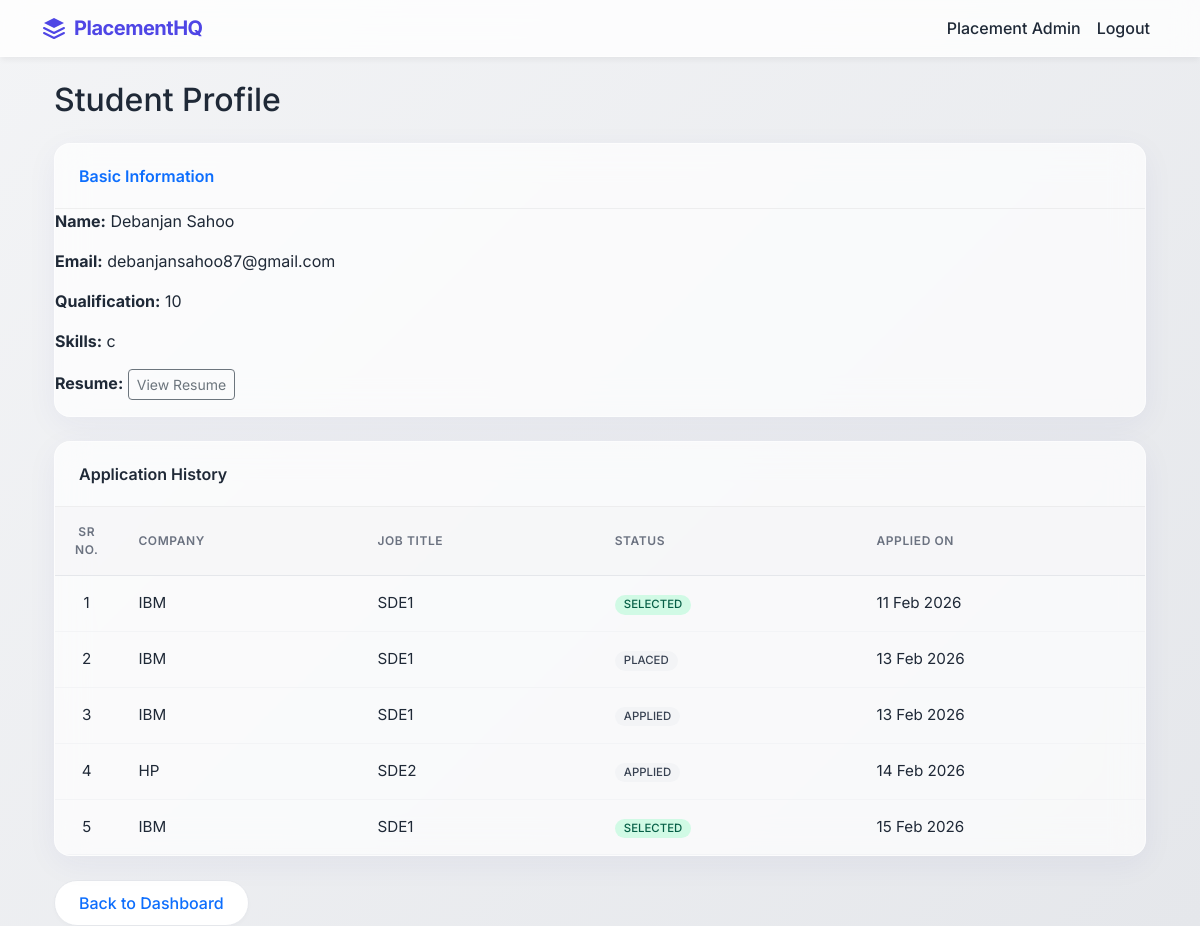
The app's page /admin/student/5 (signed in), older data.
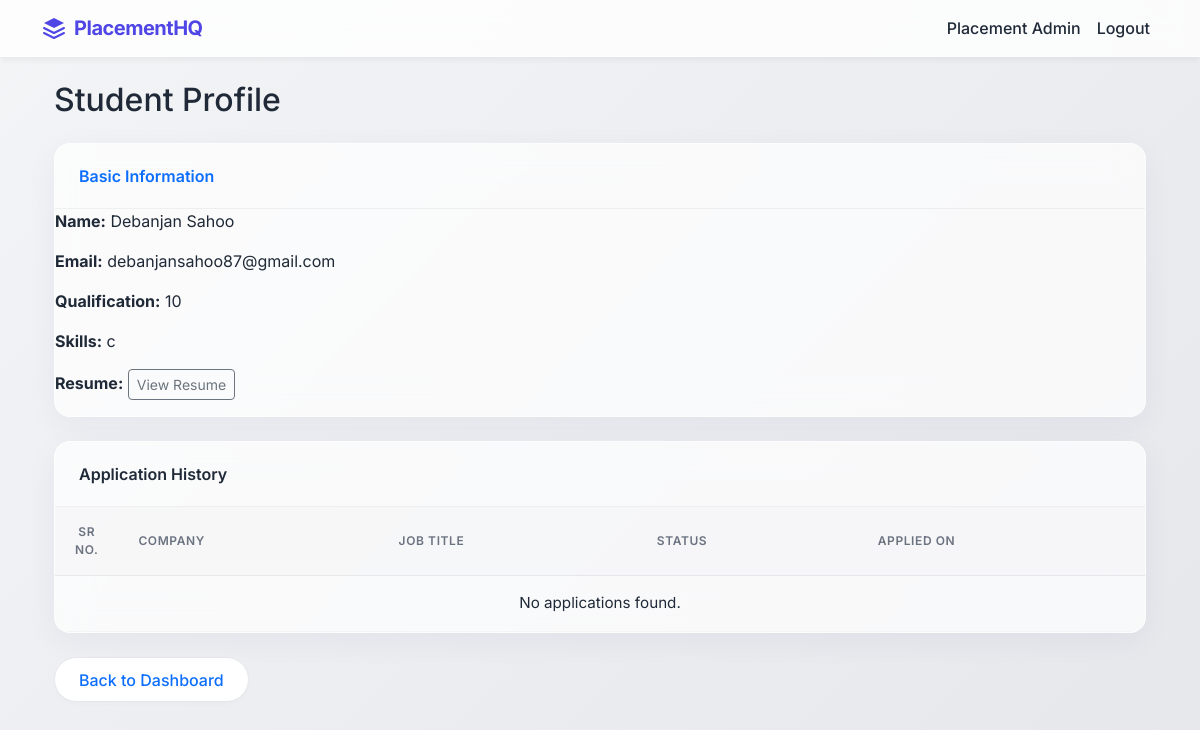
The same page, newer data.
### backend/models.py (models this page shows, shortened)
class User(db.Model, UserMixin):
    __tablename__ = "user"
    id = db.Column(db.Integer, primary_key=True)
    full_name = db.Column(db.String(100), nullable=False)
    email = db.Column(db.String(120), unique=True, nullable=False)
    password = db.Column(db.String(200), nullable=False)
    role = db.Column(db.String(20), nullable=False)
    is_active = db.Column(db.Boolean, default=True)
    created_at = db.Column(db.DateTime, default=datetime.utcnow)
    company_profile = db.relationship(
        "CompanyProfile", backref="user", uselist=False, cascade="all, delete"
    )
    student_profile = db.relationship(
        "StudentProfile", backref="user", uselist=False, cascade="all, delete"
    )
    applications = db.relationship(
        "Application", backref="student", cascade="all, delete", lazy=True
    )

class StudentProfile(db.Model):
    __tablename__ = "student_profile"
    id = db.Column(db.Integer, primary_key=True)
    qualification = db.Column(db.String(100), nullable=False)
    skills = db.Column(db.String(250))
    resume_path = db.Column(db.String(250))
    is_blacklisted = db.Column(db.Boolean, default=False)
    user_id = db.Column(
        db.Integer, db.ForeignKey("user.id", ondelete="CASCADE"), nullable=False
    )

class Application(db.Model):
    __tablename__ = "application"
    id = db.Column(db.Integer, primary_key=True)
    application_date = db.Column(db.DateTime, default=datetime.utcnow)
    status = db.Column(
        db.String(20), default="APPLIED"
    )  # APPLIED / SHORTLISTED / SELECTED / REJECTED / PLACED
    student_id = db.Column(
        db.Integer, db.ForeignKey("user.id", ondelete="CASCADE"), nullable=False
    )
    drive_id = db.Column(
        db.Integer, db.ForeignKey("placement_drive.id", ondelete="CASCADE"), nullable=False
    )
    __table_args__ = (
        db.UniqueConstraint("student_id", "drive_id", name="unique_application"),
    )

class CompanyProfile(db.Model):
    __tablename__ = "company_profile"
    id = db.Column(db.Integer, primary_key=True)
    company_name = db.Column(db.String(150), nullable=False)
    hr_contact = db.Column(db.String(100), nullable=False)
    website = db.Column(db.String(150))
    approval_status = db.Column(
        db.String(20), default="PENDING"
    )  # PENDING / APPROVED / REJECTED
    is_blacklisted = db.Column(db.Boolean, default=False)
    blacklist_reason = db.Column(db.String(250), nullable=True, default=None)
    user_id = db.Column(
        db.Integer, db.ForeignKey("user.id", ondelete="CASCADE"), nullable=False
    )
    placement_drives = db.relationship(
        "PlacementDrive", backref="company", cascade="all, delete", lazy=True
    )

class PlacementDrive(db.Model):
    __tablename__ = "placement_drive"
    id = db.Column(db.Integer, primary_key=True)
    job_title = db.Column(db.String(150), nullable=False)
    job_description = db.Column(db.Text, nullable=False)
    eligibility_criteria = db.Column(db.Text)
    required_skills = db.Column(db.String(250))
    experience_required = db.Column(db.Integer)
    salary_range = db.Column(db.String(100))
    application_deadline = db.Column(db.Date, nullable=False)
    status = db.Column(
        db.String(20), default="PENDING"
    )  # PENDING / APPROVED / CLOSED
    created_at = db.Column(db.DateTime, default=datetime.utcnow)
    company_id = db.Column(
        db.Integer, db.ForeignKey("company_profile.id", ondelete="CASCADE"), nullable=False
    )
    applications = db.relationship(
        "Application", backref="placement_drive", cascade="all, delete", lazy=True
    )

### backend/controllers.py (the view)
@bp.route("/admin/student/<int:id>")
@login_required
@role_required("ADMIN")
def admin_view_student(id):
    student = User.query.get_or_404(id)
    profile = StudentProfile.query.filter_by(user_id=id).first()
    applications = Application.query.filter_by(student_id=id).all()
    return render_template(
        "admin_view_student.html",
        student=student,
        profile=profile,
        applications=applications
    )

### backend/__init__.py (called while the page is built)
def create_app():
    app = Flask(__name__, template_folder="../templates", static_folder="../static")
    app.config["SQLALCHEMY_DATABASE_URI"] = os.getenv(
        "DATABASE_URL",
        "sqlite:///PLACEMENT_PORTAL.sqlite3"
    )
    app.config["SQLALCHEMY_TRACK_MODIFICATIONS"] = False
    app.config["SECRET_KEY"] = os.getenv("SECRET_KEY", "placement_secret_key")
    app.debug = True
    db.init_app(app)
    login_manager = LoginManager()
    login_manager.login_view = "main.login"
    login_manager.init_app(app)
    @login_manager.user_loader
    def load_user(user_id):
        return User.query.get(int(user_id))
    from .controllers import bp
    app.register_blueprint(bp)
    from .api import api_bp
    app.register_blueprint(api_bp)
    return app

### backend/controllers.py (called while the page is built)
def role_required(role):
    def decorator(f):
        @wraps(f)
        def decorated_function(*args, **kwargs):
            if not current_user.is_authenticated:
                return redirect(url_for('main.login'))
            if current_user.role != role:
                flash("You do not have permission to view this page.", "danger")
                return redirect(url_for('main.login'))
            return f(*args, **kwargs)
        return decorated_function
    return decorator

### templates/admin_view_student.html (shortened to what this page needs)
{% extends "base.html" %}
{% block content %}
<div class="container mt-4">
    <h2 class="mb-4">Student Profile</h2>
    <div class="glass-card mb-4 animate-fade-in">
        <div class="glass-header text-primary">
            Basic Information
        </div>
        <div class="card-body">
            <p><strong>Name:</strong> {{ student.full_name }}</p>
            <p><strong>Email:</strong> {{ student.email }}</p>
            <p><strong>Qualification:</strong> {{ profile.qualification }}</p>
            <p><strong>Skills:</strong> {{ profile.skills }}</p>
            {% if profile.resume_path %}
                <p>
                    <strong>Resume:</strong>
                    <a href="{{ url_for('static', filename=profile.resume_path) }}"
                       target="_blank"
                       class="btn btn-sm btn-outline-secondary">
                        View Resume
                    </a>
                </p>
            {% else %}
                <p><strong>Resume:</strong> Not Uploaded</p>
            {% endif %}
        </div>
    </div>
    <div class="glass-card animate-fade-in">
        <div class="glass-header">
            Application History
        </div>
        <div class="card-body">
            <div class="table-responsive">
            <table class="table-modern">
                <thead >
                <tr>
                    <th class="text-center" style="width: 60px;">Sr No.</th>
                    <th>Company</th>
                    <th>Job Title</th>
                    <th>Status</th>
                    <th>Applied On</th>
                </tr>
                </thead>
                <tbody>
                {% for app in applications %}
                <tr>
                    <td class="text-center">{{ loop.index }}</td>
                    <td>{{ app.placement_drive.company.company_name }}</td>
                    <td>{{ app.placement_drive.job_title }}</td>
                    <td>
                        {% if app.status == "SELECTED" %}
                            <span class="badge badge-soft-success">{{ app.status }}</span>
                        {% elif app.status == "REJECTED" %}
                            <span class="badge badge-soft-danger">{{ app.status }}</span>
                        {% elif app.status == "SHORTLISTED" %}
                            <span class="badge badge-soft-primary">{{ app.status }}</span>
                        {% else %}
                            <span class="badge badge-soft-secondary">{{ app.status }}</span>
                        {% endif %}
                    </td>
                    <td>{{ app.application_date.strftime('%d %b %Y') }}</td>
                </tr>
                {% else %}
                <tr>
                    <td colspan="5" class="text-center">
                        No applications found.
                    </td>
                </tr>
                {% endfor %}
                </tbody>
            </table>
            </div>
        </div>
    </div>
    <a href="{{ url_for('main.admin_dashboard') }}"
       class="btn btn-secondary-premium text-primary mt-4">
        Back to Dashboard
    </a>
</div>
{% endblock %}

### templates/base.html (shortened to what this page needs)
<!DOCTYPE html>
<html lang="en">
<head>
    <link
      href="https://cdn.jsdelivr.net/npm/bootstrap@5.3.2/dist/css/bootstrap.min.css"
      rel="stylesheet"
    >
    <link rel="stylesheet" href="{{ url_for('static', filename='css/styles.css') }}">
</head>
<body class="{% block body_class %}{% endblock %}">
<nav class="navbar navbar-expand-lg navbar-glass">
    <div class="container">
        <a class="navbar-brand d-flex align-items-center" href="/">
            <svg class="me-2" width="24" height="24" viewBox="0 0 24 24" fill="none" xmlns="http://www.w3.org/2000/svg">
                <path d="M12 2L2 7L12 12L22 7L12 2Z" fill="#4F46E5"/>
                <path d="M2 17L12 22L22 17M2 12L12 17L22 12" stroke="#4F46E5" stroke-width="2" stroke-linecap="round" stroke-linejoin="round"/>
            </svg>
            PlacementHQ
        </a>
        <div class="collapse navbar-collapse">
            <ul class="navbar-nav ms-auto">
                {% if current_user.is_authenticated %}
                    <li class="nav-item">
                        <span class="nav-link">
                            {{ current_user.full_name }}
                        </span>
                    </li>
                    <li class="nav-item">
                        <a class="nav-link" href="{{ url_for('main.logout') }}">Logout</a>
                    </li>
                {% else %}
                    <li class="nav-item">
                        <a class="nav-link" href="{{ url_for('main.login') }}">Login</a>
                    </li>
                {% endif %}
            </ul>
        </div>
    </div>
</nav>
<div class="container mt-4">
    {% block content %}{% endblock %}
</div>
</body>
</html>

### static/css/styles.css (style rules this page uses)
:root { --primary: #4F46E5; --primary-hover: #4338CA; --secondary: #10B981; --secondary-hover: #059669; --accent: #8B5CF6; --dark-text: #1F2937; --muted-text: #6B7280; --background-start: #F3F4F6; --background-end: #E5E7EB; --glass-bg: rgba(255, 255, 255, 0.7); --glass-border: rgba(255, 255, 255, 0.5); --glass-shadow: 0 8px 32px 0 rgba(31, 38, 135, 0.05); --font-main: 'Inter', system-ui, -apple-system, sans-serif; --border-radius-sm: 8px; --border-radius-md: 12px; --border-radius-lg: 16px; --border-radius-pill: 50px; }
body { font-family: var(--font-main); color: var(--dark-text); background: linear-gradient(135deg, var(--background-start) 0%, var(--background-end) 100%); background-attachment: fixed; min-height: 100vh; margin: 0; padding: 0; overflow-x: hidden; }
.animate-fade-in { animation: fadeInUp 0.6s cubic-bezier(0.16, 1, 0.3, 1) forwards; }
.navbar-glass { background: rgba(255, 255, 255, 0.8) !important; backdrop-filter: blur(12px); -webkit-backdrop-filter: blur(12px); border-bottom: 1px solid var(--glass-border); box-shadow: 0 4px 6px -1px rgba(0, 0, 0, 0.05); position: sticky; top: 0; z-index: 1000; transition: all 0.3s ease; }
.navbar-glass .navbar-brand { font-weight: 700; color: var(--primary) !important; letter-spacing: -0.5px; }
.navbar-glass .nav-link { color: var(--dark-text) !important; font-weight: 500; transition: color 0.2s ease; }
.glass-card { background: var(--glass-bg); backdrop-filter: blur(16px); -webkit-backdrop-filter: blur(16px); border: 1px solid var(--glass-border); border-radius: var(--border-radius-lg); box-shadow: var(--glass-shadow); transition: transform 0.3s ease, box-shadow 0.3s ease; overflow: hidden; }
.glass-header { background: transparent !important; border-bottom: 1px solid rgba(0,0,0,0.05); padding: 1.25rem 1.5rem; font-weight: 600; color: var(--dark-text); }
.btn-secondary-premium { background: white; color: var(--dark-text); border: 1px solid #E5E7EB; border-radius: var(--border-radius-pill); padding: 0.6rem 1.5rem; font-weight: 500; transition: all 0.3s ease; box-shadow: 0 2px 4px rgba(0,0,0,0.02); }
.table-modern { width: 100%; border-collapse: separate; border-spacing: 0; background: transparent; }
.table-modern th { background: rgba(243, 244, 246, 0.5); color: var(--muted-text); font-weight: 600; font-size: 0.75rem; text-transform: uppercase; letter-spacing: 0.05em; padding: 1rem 1.25rem; border-bottom: 1px solid #E5E7EB; }
.table-modern td { padding: 1rem 1.25rem; vertical-align: middle; border-bottom: 1px solid #F3F4F6; color: var(--dark-text); font-size: 0.95rem; }
.table-modern tbody tr { transition: background-color 0.2s ease; }

Row changes from the older to the newer data that the page shows:
removed Application: placement_drive.company.company_name "IBM", placement_drive.job_title "SDE1", status "SELECTED", application_date "11 Feb 2026"
removed Application: placement_drive.company.company_name "IBM", placement_drive.job_title "SDE1", status "PLACED", application_date "13 Feb 2026"
removed Application: placement_drive.company.company_name "IBM", placement_drive.job_title "SDE1", status "APPLIED", application_date "13 Feb 2026"
removed Application: placement_drive.company.company_name "HP", placement_drive.job_title "SDE2", status "APPLIED", application_date "14 Feb 2026"
removed Application: placement_drive.company.company_name "IBM", placement_drive.job_title "SDE1", status "SELECTED", application_date "15 Feb 2026"
Text that changed along with them:
text now shown: "No applications found."
